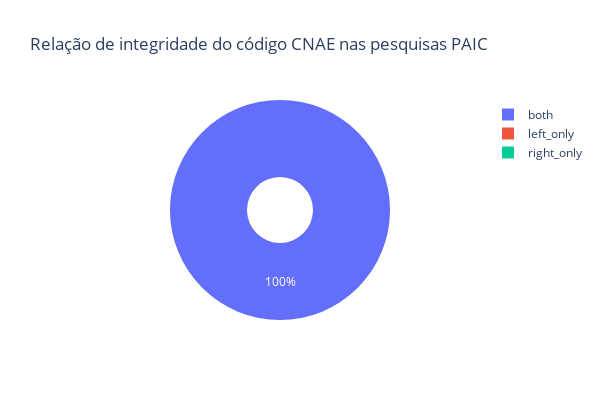

Notebook source saved alongside this figure:
### Markdown cell above
#### Relação de integridade do código CNAE nas pesquisas PAIC

### Code cell
relacao_codigo_cnae_integro = (
    dataframe_paic
    .merge(right=dataframe_cnae, on="codigo_cnae", how="left", indicator=True)
    .rename(columns={"_merge": "relacao"})
    .groupby(by=["relacao"])["relacao"]
    .count()
    .to_frame(name="count")
    .reset_index())
grafico = pie(
    data_frame=relacao_codigo_cnae_integro,
    values="count",
    names="relacao",
    width=600,
    height=400,
    hole=0.3,
    title="Relação de integridade do código CNAE nas pesquisas PAIC")
grafico.update_traces(textposition="inside")
grafico.show()

### Figure 1 — Plotly figure (JSON) as saved in the notebook; plotly's stock layout.template omitted (floating-point values rounded to 4 significant figures)
{"data": [{"domain": {"x": [0, 1], "y": [0, 1]}, "hole": 0.3, "hovertemplate": "relacao=%{label}<br>count=%{value}<extra></extra>", "labels": ["left_only", "right_only", "both"], "legendgroup": "", "name": "", "showlegend": true, "textposition": "inside", "type": "pie", "values": [0, 0, 15840]}], "layout": {"height": 400, "legend": {"tracegroupgap": 0}, "title": {"text": "Relação de integridade do código CNAE nas pesquisas PAIC"}, "width": 600}}
